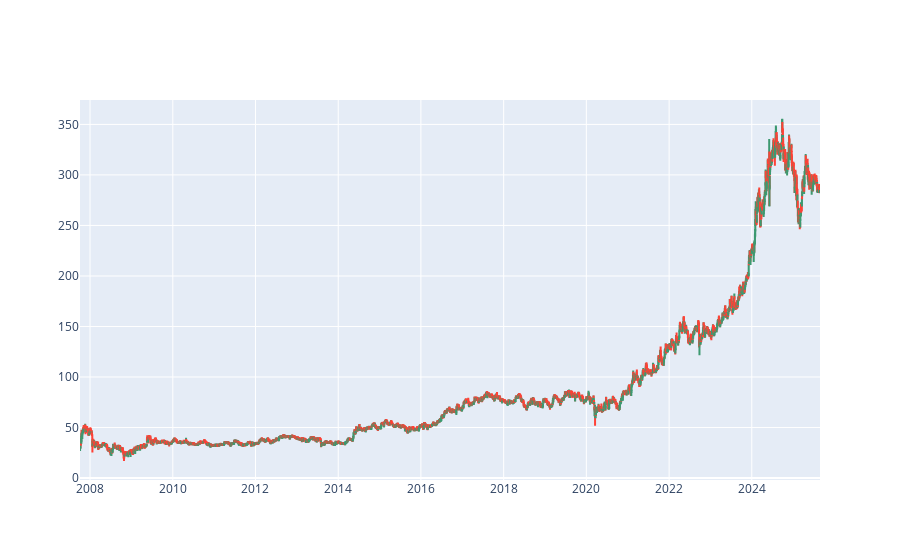

Notebook code cell kept with this figure:
### Code cell
# plotly plots
fig = go.Figure(
        data = [go.Candlestick(x=data["Date"],
        open = data["Open"],
        high = data["High"],
        low = data["Low"],
        close = data["Close"]
    )]
)
fig.update_layout(xaxis_rangeslider_visible=False)
fig.show()

### Figure 1 — Plotly figure (JSON) as saved in the notebook; plotly's stock layout.template omitted (floating-point values rounded to 4 significant figures; data arrays with more than 128 entries replaced by an {"elided": "..."} marker saying what was removed)
{"data": [{"close": {"elided": "4411 str values"}, "high": {"elided": "4411 str values"}, "low": {"elided": "4411 str values"}, "open": {"elided": "4411 str values"}, "type": "candlestick", "x": {"elided": "4411 str values"}}], "layout": {"xaxis": {"rangeslider": {"visible": false}}}}
